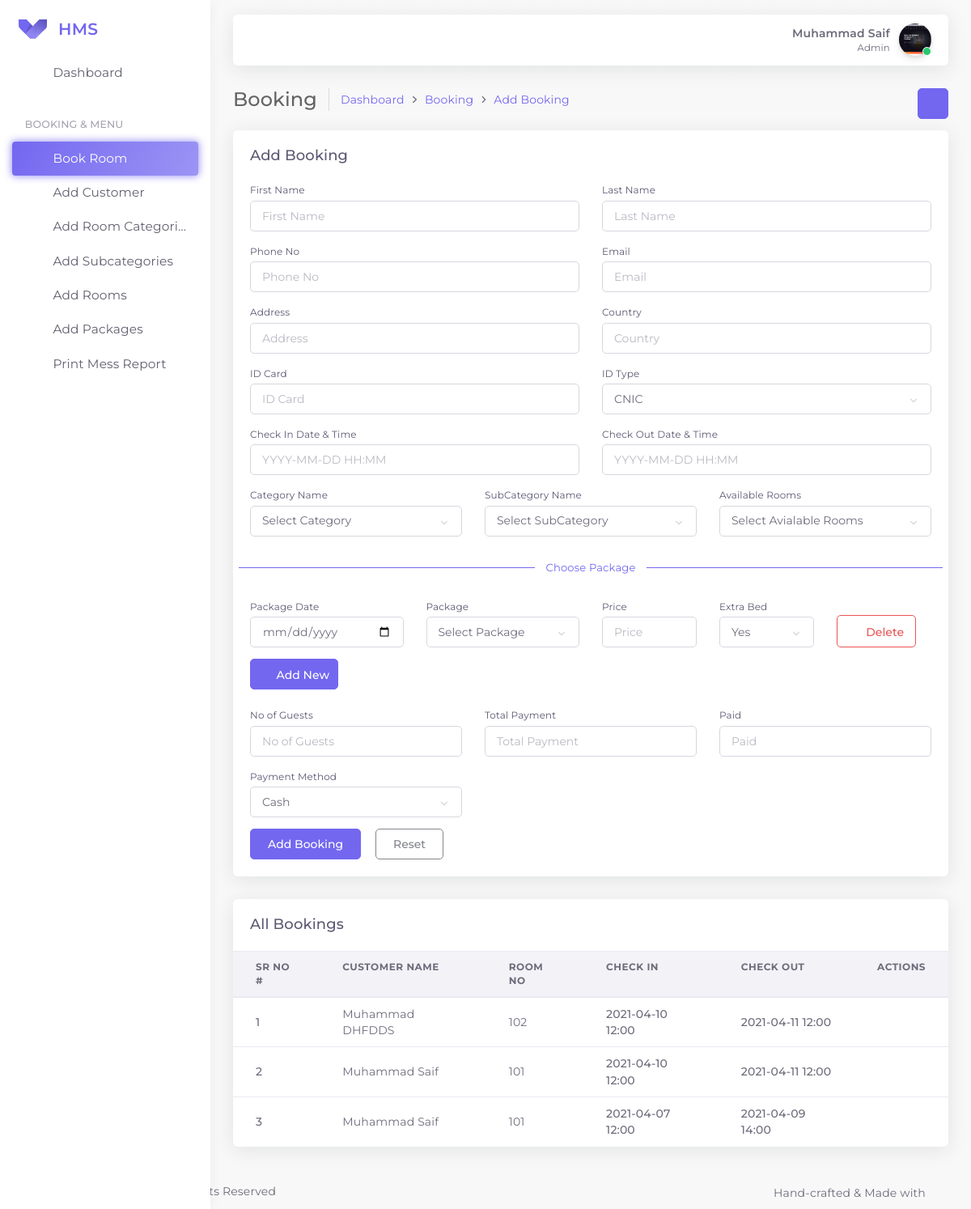
Before: /themes/pages/booking.php (signed in) with the older database file.
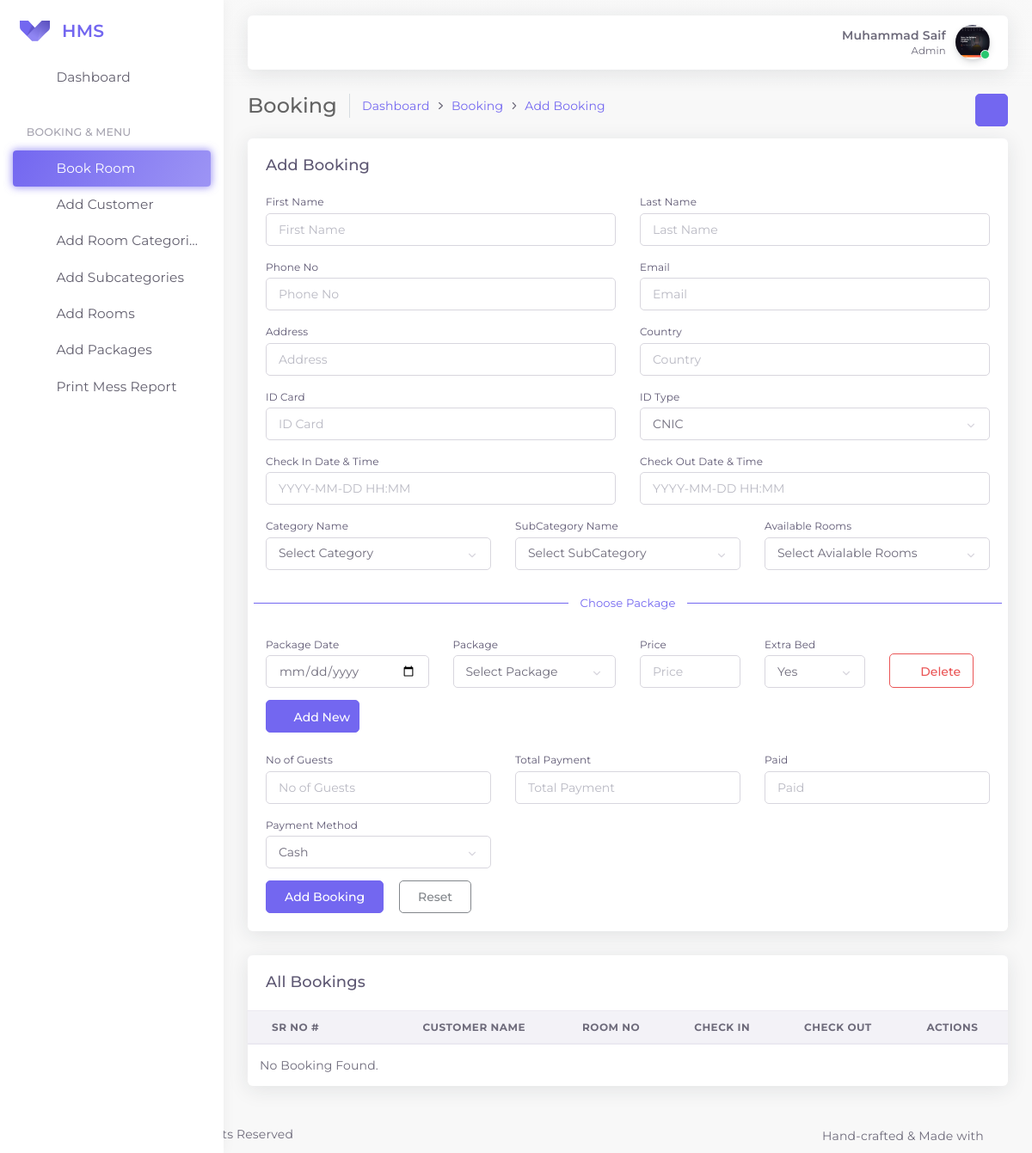
After: the same page with the newer database file.
### tables this page shows
CREATE TABLE `hms_booking` (
  `bookid` int(11) NOT NULL,
  `customer_no` varchar(20) NOT NULL,
  `first_name` varchar(50) NOT NULL,
  `last_name` varchar(50) NOT NULL,
  `address` varchar(200) NOT NULL,
  `email` varchar(100) NOT NULL,
  `phone_no` varchar(100) NOT NULL,
  `id_card` varchar(50) NOT NULL,
  `id_card_type` varchar(50) NOT NULL,
  `country` varchar(25) NOT NULL,
  `catid` int(50) NOT NULL,
  `subcatid` int(50) NOT NULL,
  `room_no` varchar(50) NOT NULL,
  `no_of_guests` int(10) NOT NULL,
  `check_in` varchar(100) NOT NULL,
  `check_out` varchar(100) NOT NULL,
  `total_payment` varchar(50) NOT NULL,
  `paid` varchar(50) DEFAULT NULL,
  `payment_method` varchar(50) NOT NULL,
  `status` varchar(10) NOT NULL,
  `created_at` datetime NOT NULL DEFAULT current_timestamp()
);

### app-assets/classes/Booking.php (called while the page is built, shortened)
<?php
class Booking
{
    protected $conn;
    public function __construct($conn)
    {
        $this->conn = $conn;
    }
    public function get_all_bookings()
    {
        $stmt = $this->conn->prepare("SELECT * FROM hms_booking ORDER BY bookid DESC");
        $stmt->execute();
        $stmt->setFetchMode(PDO::FETCH_ASSOC);
        $bookings = $stmt->fetchAll();
        if ($bookings) {
            return $bookings;
        } else {
            return false;
        }
    }
    public function get_last_bookid()
    {
        $stmt = $this->conn->prepare("SELECT * from hms_booking order by bookid DESC LIMIT 1");
        $stmt->execute();
        if ($stmt->rowCount() > 0) {
            $row = $stmt->fetch(PDO::FETCH_ASSOC);
            return $row["bookid"];
        } else {
            return false;
        }
    }
}

### app-assets/includes/getlastbookid.php (called while the page is built, shortened)
<?php
$db= new DbConnect;
$conn=$db->DbConnection();
$booking=new Booking($conn);
$lastbookid=$booking->get_last_bookid();

### app-assets/includes/getbooking.php (the view, shortened to what this page needs)
<?php
$db = new DbConnect;
$conn = $db->DbConnection();
$bookings = new Booking($conn);
$booked = $bookings->get_all_bookings();
?>
<div class="row" id="basic-table">
    <div class="col-12">
        <div class="card">
            <div class="card-header">
                <h4 class="card-title">All Bookings</h4>
            </div>
            <div class="table-responsive">
                <table class="table">
                    <thead>
                        <tr>
                            <th>Sr No #</th>
                            <th>Customer Name</th>
                            <th>Room No</th>
                            <th>Check In</th>
                            <th>Check out</th>
                            <th>Actions</th>
                        </tr>
                    </thead>
                    <tbody>
                        <?php
                        if ($booked) {
                            $i = 1;
                            foreach ($booked as $bookdata) {
                                echo '<tr>
                            <td>
                                <span class="font-weight-bold">' . $i . '</span>
                            </td>
                            <td>' . $bookdata["first_name"] . ' ' . $bookdata["last_name"] . '</td>
                            <td>' . $bookdata["room_no"] . '</td>
                            <td class="font-weight-bold">' . $bookdata["check_in"] . '</td>
                            <td class="font-weight-bold">' . $bookdata["check_out"] . '</td>
                            <td>
                            <div class="dropdown">
                            <button type="button" class="btn btn-sm dropdown-toggle hide-arrow" data-toggle="dropdown">
                                <i data-feather="more-vertical"></i>
                            </button>
                            <div class="dropdown-menu">
                                <a class="dropdown-item" href="/booking/print/'.$bookdata["bookid"].'">
                                    <i data-feather="file" class="mr-50"></i>
                                    <span>Print</span>
                                </a>
                                <a class="dropdown-item" href="/booking/extend/'.$bookdata["bookid"].'">
                                    <i data-feather="edit" class="mr-50"></i>
                                    <span>Extend</span>
                                </a>
                            </div>
                        </div>
                            </td>
                        </tr>';
                                $i++;
                            }
                        } else {
                            echo "<tr><td class='p-1'> No Booking Found.</td><tr>";
                        }
                        ?>
                    </tbody>
                </table>
            </div>
        </div>
    </div>
</div>

Changed rows visible on the page:
removed hms_booking: first_name "Muhammad", last_name "DHFDDS", room_no "102", check_in "2021-04-10 12:00", check_out "2021-04-11 12:00"
removed hms_booking: first_name "Muhammad", last_name "Saif", room_no "101", check_in "2021-04-10 12:00", check_out "2021-04-11 12:00"
removed hms_booking: first_name "Muhammad", last_name "Saif", room_no "101", check_in "2021-04-07 12:00", check_out "2021-04-09 14:00"
Other visible differences:
text now shown: "No Booking Found."
